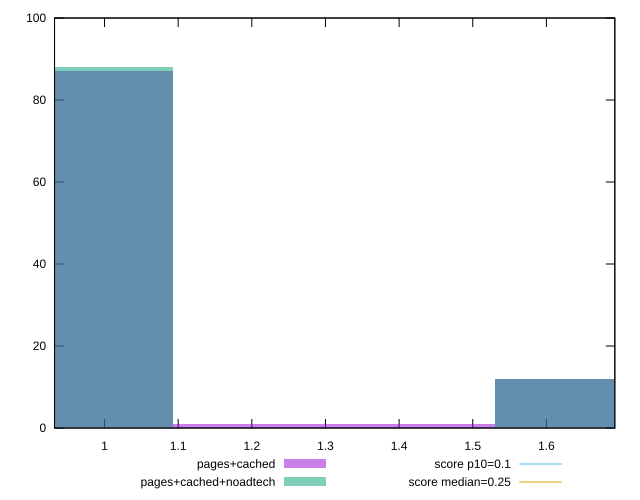

This figure's gnuplot source:
reset

$pagesCached <<EOF
0.8746170596208985 87
1.3119255894313477 1
1.749234119241797 12
EOF

$pagesCachedNoadtech <<EOF
0.8746170596208985 88
1.749234119241797 12
EOF

set key outside below
set boxwidth 0.43730852981044926
set xrange [0.9321282912360298:1.6929032457139759]
set yrange [0:100]
set trange [0:100]
set style fill transparent solid 0.5 noborder

set parametric
set terminal svg size 640, 500 enhanced background rgb 'white'
set output "report_00014_2021-02-09T15:56:05.503Z/cumulative-layout-shift/comparison/histogram/1_vs_2.svg"

plot $pagesCached title "pages+cached" with boxes, \
     $pagesCachedNoadtech title "pages+cached+noadtech" with boxes, \
     0.1,t title "score p10=0.1", \
     0.25,t title "score median=0.25"

reset
